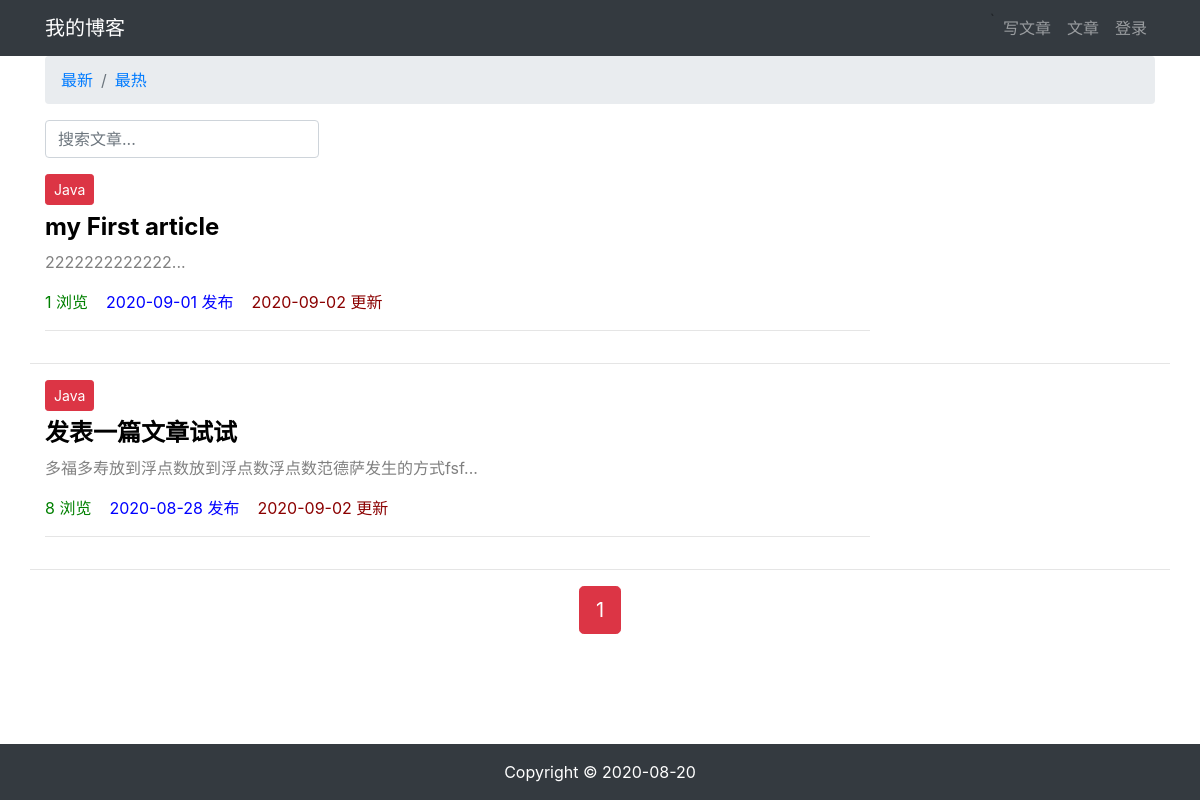
/article/article_list?column=1, run on an earlier commit of the app's database.
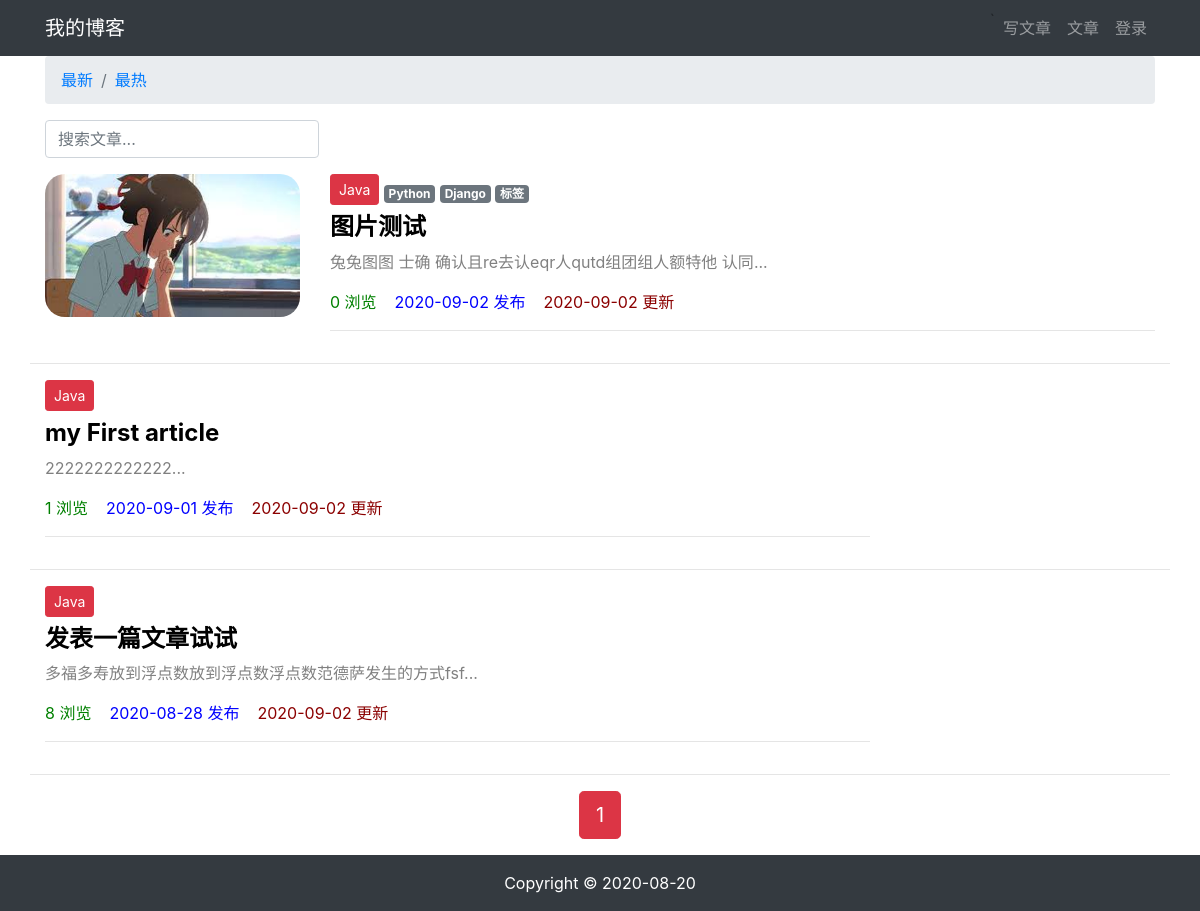
And on a later commit of the database.
### article/models.py (models this page shows, shortened)
class ArticlePost(models.Model):
    total_views = models.PositiveIntegerField(default=0)
    author = models.ForeignKey(User, on_delete=models.CASCADE)
    title = models.CharField(max_length=100)
    body_content = models.TextField()
    created_time = models.DateTimeField(default=timezone.now)
    updated_time = models.DateTimeField(auto_now=True)
    column = models.ForeignKey(
        ArticleColumn,
        null=True,
        blank=True,
        on_delete=models.CASCADE,
        related_name='article'
    )
    tags = TaggableManager(blank=True)
    avatar = models.ImageField(upload_to='article/%Y%m%d/', blank=True)
    class Meta:
        ordering = ('-created_time',)

class ArticleColumn(models.Model):
    title = models.CharField(max_length=100, blank=True)
    created_time = models.DateTimeField(default=timezone.now)
    def __str__(self):
        return self.title

### article/views.py (the view)
# urls.py: path('article_list', article.views.article_list, name='article_list'),
def article_list(request):
    search = request.GET.get('search')
    order = request.GET.get('order')
    column = request.GET.get('column')
    tag = request.GET.get('tag')
    all_article = ArticlePost.objects.all()
    if search:
        all_article = all_article.filter(
            Q(title__icontains=search) |
            Q(body_content__icontains=search)
        ).order_by('-total_views')
    else:
        search = ''
    if column is not None and column.isdigit():
        all_article = all_article.filter(column=column)
    if tag and tag != 'None':
        all_article = all_article.filter(tags__name__in=[tag])
    if order == 'total_views':
        all_article = all_article.order_by('-total_views')
    pageinator = Paginator(all_article, 3)
    page = request.GET.get('page')
    page_articles = pageinator.get_page(page)
    context = {
        'page_articles': page_articles,
        'order': order,
        'search': search,
        'column': column,
        'tag': tag,
    }
    return render(request, 'article/list.html', context)

### templates/article/list.html (shortened to what this page needs)
{% extends "base.html" %}
{% load staticfiles %}
{% block content %}
<div class="container">
    <nav aria-label="breadcrumb">
        <ol class="breadcrumb">
            <li class="breadcrumb-item">
                <a href="{% url 'article:article_list' %}?search={{ search }}&column={{ column }}&tag={{ tag }} ">
                    最新
                </a>
            </li>
            <li class="breadcrumb-item">
                <a href="{% url 'article:article_list' %}?order=total_views&search={{ search }}&column={{ column }}&tag={{ tag }}">
                    最热
                </a>
            </li>
        </ol>
    </nav>
    <div class="row">
        <div class="col-auto mr-auto">
            <form class="form-inline" >
                <input type="text"
                    class="form-control mb-2 mr-sm-2"
                    name="search"
                    placeholder="搜索文章..."
                    required
                >
            </form>
        </div>
    </div>
    <div class="row mt-2">
        {% for article in page_articles %}
            {% if article.avatar %}
                <div class="col-3">
                    <img src="{{ article.avatar.url }}"
                         alt="avatar"
                         style="max-width:100%; border-radius: 20px"
                    >
                </div>
            {% endif %}
            <div class="col-9">
                {% if article.column %}
                    <a role="button" href="{% url 'article:article_list' %}?column={{ article.column.id }}"
                            class="btn btn-sm mb-2
                            {% if article.column.title == 'Django' %}
                                btn-success
                            {% elif article.column.title == 'Java' %}
                                btn-danger
                            {% elif article.column.title == 'HTML' %}
                                btn-warning
                            {% endif %}
                    ">
                                {{ article.column }}
                    </a>
                {% endif %}
                <span>
                    {% for tag in article.tags.all %}
                        <a href="{% url 'article:article_list' %}?tag={{ tag }}"
                           class="badge badge-secondary"
                        >
                            {{ tag }}
                        </a>
                    {% endfor %}
                </span>
                <h4>
                    <b>
                        <a href="{% url 'article:article_detail' article.id %}"
                           style="color: black;"
                        >
                            {{ article.title }}
                        </a>
                    </b>
                </h4>
                <div>
                    <p style="color: gray;">
                        {{ article.body_content|slice:'100' }}...
                    </p>
                </div>
                <p>
                    <span style="color: green;">
                        {{ article.total_views }} 浏览&nbsp;&nbsp;&nbsp;
                    </span>
                    <span style="color: blue;">
                        {{ article.created_time|date:'Y-m-d' }} 发布&nbsp;&nbsp;&nbsp;
                    </span>
                    <span style="color: darkred;">
                        {{ article.updated_time|date:'Y-m-d' }} 更新
                    </span>
                </p>
                <hr>
            </div>
        <hr style="width: 100%;"/>
        {% endfor %}
    </div>
    <div class="pagination row">
        <div class="m-auto">
            <span class="step-links">
                <span class="current btn btn-danger btn-lg">
                    {{ page_articles.number }}
                </span>
            </span>
        </div>
    </div>
</div>
{% endblock content %}

### templates/base.html (shortened to what this page needs)
{% load staticfiles %}
<!DOCTYPE html>
<html lang="zh-cn">
<head>
    <link rel="stylesheet" href="{% static 'bootstrap-4.5.0-dist/css/bootstrap.min.css' %}">
    <link rel="stylesheet" href="{% static 'md_css/monokai.css' %}">
</head>
<body>
    {% include 'header.html' %}
    {% block content %}{% endblock content %}
    {% include 'footer.html' %}
</body>
</html>

### templates/header.html (shortened to what this page needs)
<nav class="navbar navbar-expand-lg navbar-dark bg-dark">
  <div class="container">
    <a class="navbar-brand" href="#">我的博客</a>
    <div>
      <ul class="navbar-nav">
        <li class="nav-item">
          <a class="nav-link" href="{% url 'article:article_create' %}">写文章</a>
        </li>
        <li class="nav-item">
          <a class="nav-link" href="{% url 'article:article_list' %}">文章</a>
        </li>
        {% if user.is_authenticated %}
            <li class="nav-item dropdown">
                <a class="nav-link dropdown-toggle" href="#" id="navbarDropdown" role="button" data-toggle="dropdown" aria-haspopup="true" aria-expanded="false">
                  {{ user.username }}
                </a>
                <div class="dropdown-menu" aria-labelledby="navbarDropdown">
                    <a class="dropdown-item" href='{% url "userprofile:edit" user.id %}'>个人信息</a>
                    <a class="dropdown-item" href="#" onclick="user_delete()">删除用户</a>
                    <a class="dropdown-item" href="{% url 'userprofile:logout' %}">退出登录</a>
                </div>
            </li>
        {% else %}
            <li class="nav-item">
                <a class="nav-link" href="{% url 'userprofile:login' %}">登录</a>
            </li>
        {% endif %}
      </ul>
    </div>
  </div>
</nav>

### templates/footer.html
{% load staticfiles %}
<div>
    <br><br><br>
</div>
<footer class="py-3 bg-dark fixed-bottom">
    <div class="container">
        <p class="m-0 text-center text-white">Copyright &copy;  2020-08-20</p>
    </div>
</footer>

What changed in the data, as far as the page shows it:
added ArticlePost: avatar (picture), column "Java", title "图片测试", body_content "兔兔图图 士确 确认且re去认eqr人qutd组团组人额特他 认同", total_views "0", created_time "2020-09-02", updated_time "2020-09-02"
now on this page (row unchanged): Tag: name "Python"
now on this page (row unchanged): Tag: name "Django"
now on this page (row unchanged): Tag: name "标签"
